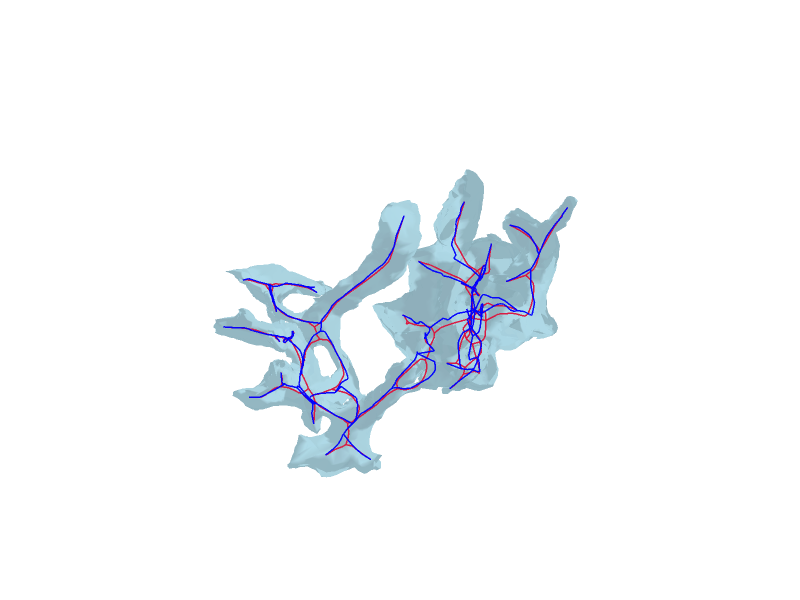
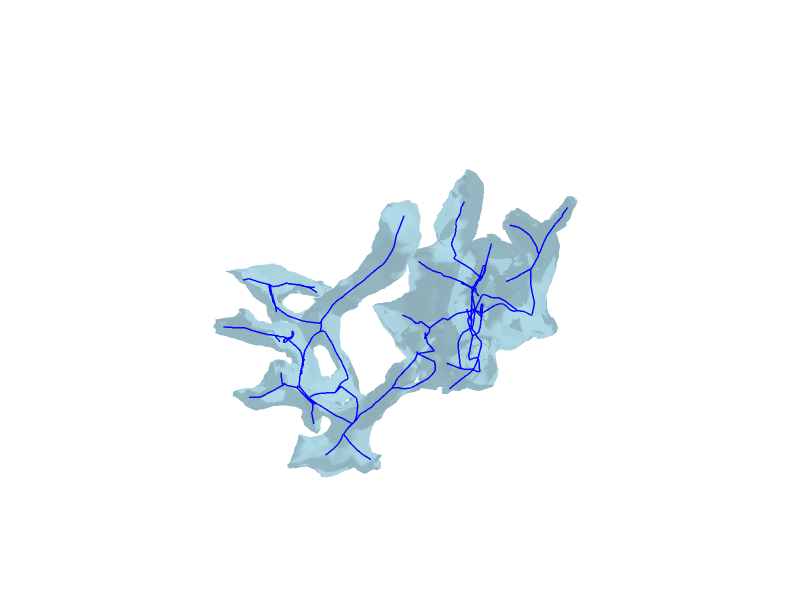

Notebook cell for these charts, in order:
### Code cell
optimizer = SkeletonOptimizer(raw_skeleton, mm.mesh, params["skel_options"])
optimized_skeleton = optimizer.optimize()
skeleton = optimized_skeleton
fig = mm.visualize_mesh_3d(
    skel=[raw_skeleton, optimized_skeleton],
    skel_color=["crimson", "blue"],
    title="",
    show_axes=False,
)
fig.update_layout(
    scene=dict(
        camera=dict(
            eye={"x": eye_coord[0], "y": eye_coord[1], "z": eye_coord[2]},
            projection=dict(type="perspective"),
        ),
        aspectmode="data",  # or 'cube', 'auto', 'manual'
    )
)
fig.show()

fig = mm.visualize_mesh_3d(
    skel=[skeleton],
    skel_color=["blue"],
    title="",
    show_axes=False,
)
fig.update_layout(
    scene=dict(
        camera=dict(
            eye={"x": eye_coord[0], "y": eye_coord[1], "z": eye_coord[2]},
            projection=dict(type="perspective"),
        ),
        aspectmode="data",  # or 'cube', 'auto', 'manual'
    )
)
fig.show()

### Figure 1 — Plotly figure (JSON) as saved in the notebook; plotly's stock layout.template omitted (floating-point values rounded to 4 significant figures; data arrays with more than 128 entries replaced by an {"elided": "..."} marker saying what was removed)
{"data": [{"color": "lightblue", "i": {"elided": "16058 int values"}, "j": {"elided": "16058 int values"}, "k": {"elided": "16058 int values"}, "name": "Mesh", "opacity": 0.8, "type": "mesh3d", "x": {"elided": "8008 float values"}, "y": {"elided": "8008 float values"}, "z": {"elided": "8008 float values"}}, {"line": {"color": "crimson", "width": 3}, "mode": "lines", "name": "Skeleton 0", "opacity": 0.95, "showlegend": false, "type": "scatter3d", "x": {"elided": "2118 float values"}, "y": {"elided": "2118 float values"}, "z": {"elided": "2118 float values"}}, {"line": {"color": "blue", "width": 3}, "mode": "lines", "name": "Skeleton 1", "opacity": 0.95, "showlegend": false, "type": "scatter3d", "x": {"elided": "2118 float values"}, "y": {"elided": "2118 float values"}, "z": {"elided": "2118 float values"}}], "layout": {"autosize": false, "height": 600, "scene": {"aspectmode": "data", "camera": {"eye": {"x": 1, "y": -0.366, "z": 1.366}, "projection": {"type": "perspective"}}, "xaxis": {"visible": false}, "yaxis": {"visible": false}, "zaxis": {"visible": false}}, "title": {"text": ""}, "width": 800}}

### Figure 2 — Plotly figure (JSON) as saved in the notebook; plotly's stock layout.template omitted (floating-point values rounded to 4 significant figures; data arrays with more than 128 entries replaced by an {"elided": "..."} marker saying what was removed)
{"data": [{"color": "lightblue", "i": {"elided": "16058 int values"}, "j": {"elided": "16058 int values"}, "k": {"elided": "16058 int values"}, "name": "Mesh", "opacity": 0.8, "type": "mesh3d", "x": {"elided": "8008 float values"}, "y": {"elided": "8008 float values"}, "z": {"elided": "8008 float values"}}, {"line": {"color": "blue", "width": 3}, "mode": "lines", "name": "Skeleton 0", "opacity": 0.95, "showlegend": false, "type": "scatter3d", "x": {"elided": "2118 float values"}, "y": {"elided": "2118 float values"}, "z": {"elided": "2118 float values"}}], "layout": {"autosize": false, "height": 600, "scene": {"aspectmode": "data", "camera": {"eye": {"x": 1, "y": -0.366, "z": 1.366}, "projection": {"type": "perspective"}}, "xaxis": {"visible": false}, "yaxis": {"visible": false}, "zaxis": {"visible": false}}, "title": {"text": ""}, "width": 800}}
